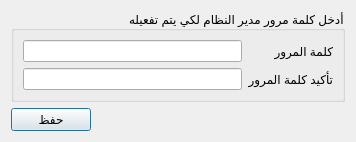
<?xml version="1.0" encoding="UTF-8"?>
<ui version="4.0">
 <class>PasswordDialog</class>
 <widget class="QDialog" name="PasswordDialog">
  <property name="geometry">
   <rect>
    <x>0</x>
    <y>0</y>
    <width>356</width>
    <height>136</height>
   </rect>
  </property>
  <property name="windowTitle">
   <string>باسوورد النظام</string>
  </property>
  <property name="layoutDirection">
   <enum>Qt::RightToLeft</enum>
  </property>
  <layout class="QGridLayout" name="gridLayout_2">
   <item row="0" column="0" colspan="2">
    <widget class="QGroupBox" name="groupBox">
     <property name="title">
      <string>أدخل كلمة مرور مدير النظام لكي يتم تفعيله</string>
     </property>
     <layout class="QGridLayout" name="gridLayout">
      <item row="0" column="0">
       <widget class="QLabel" name="label">
        <property name="text">
         <string>كلمة المرور</string>
        </property>
       </widget>
      </item>
      <item row="0" column="1">
       <widget class="QLineEdit" name="password1LineEdit">
        <property name="echoMode">
         <enum>QLineEdit::Password</enum>
        </property>
       </widget>
      </item>
      <item row="1" column="0">
       <widget class="QLabel" name="label_2">
        <property name="text">
         <string>تأكيد كلمة المرور</string>
        </property>
       </widget>
      </item>
      <item row="1" column="1">
       <widget class="QLineEdit" name="password2LineEdit">
        <property name="echoMode">
         <enum>QLineEdit::Password</enum>
        </property>
       </widget>
      </item>
     </layout>
    </widget>
   </item>
   <item row="1" column="0">
    <spacer name="horizontalSpacer">
     <property name="orientation">
      <enum>Qt::Horizontal</enum>
     </property>
     <property name="sizeHint" stdset="0">
      <size>
       <width>254</width>
       <height>20</height>
      </size>
     </property>
    </spacer>
   </item>
   <item row="1" column="1">
    <widget class="QPushButton" name="saveButton">
     <property name="text">
      <string>حفظ</string>
     </property>
     <property name="icon">
      <iconset resource="CoEIAAdminEnabler.qrc">
       <normaloff>:/images/ok.png</normaloff>:/images/ok.png</iconset>
     </property>
    </widget>
   </item>
  </layout>
 </widget>
 <resources>
  <include location="CoEIAAdminEnabler.qrc"/>
 </resources>
 <connections/>
</ui>
